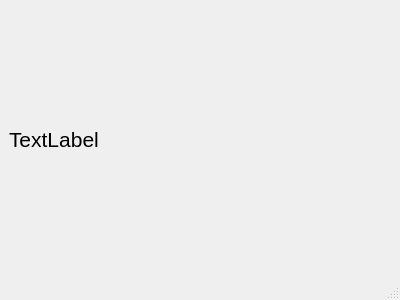
<?xml version="1.0" encoding="UTF-8"?>
<ui version="4.0">
 <class>MainWindow</class>
 <widget class="QMainWindow" name="MainWindow">
  <property name="geometry">
   <rect>
    <x>0</x>
    <y>0</y>
    <width>400</width>
    <height>300</height>
   </rect>
  </property>
  <property name="windowTitle">
   <string>Connect SQLite Database Sample</string>
  </property>
  <widget class="QWidget" name="centralwidget">
   <layout class="QGridLayout" name="gridLayout">
    <item row="0" column="0">
     <widget class="QLabel" name="label">
      <property name="font">
       <font>
        <pointsize>16</pointsize>
       </font>
      </property>
      <property name="text">
       <string>TextLabel</string>
      </property>
     </widget>
    </item>
   </layout>
  </widget>
  <widget class="QMenuBar" name="menubar">
   <property name="geometry">
    <rect>
     <x>0</x>
     <y>0</y>
     <width>400</width>
     <height>26</height>
    </rect>
   </property>
  </widget>
  <widget class="QStatusBar" name="statusbar"/>
 </widget>
 <resources/>
 <connections/>
</ui>
